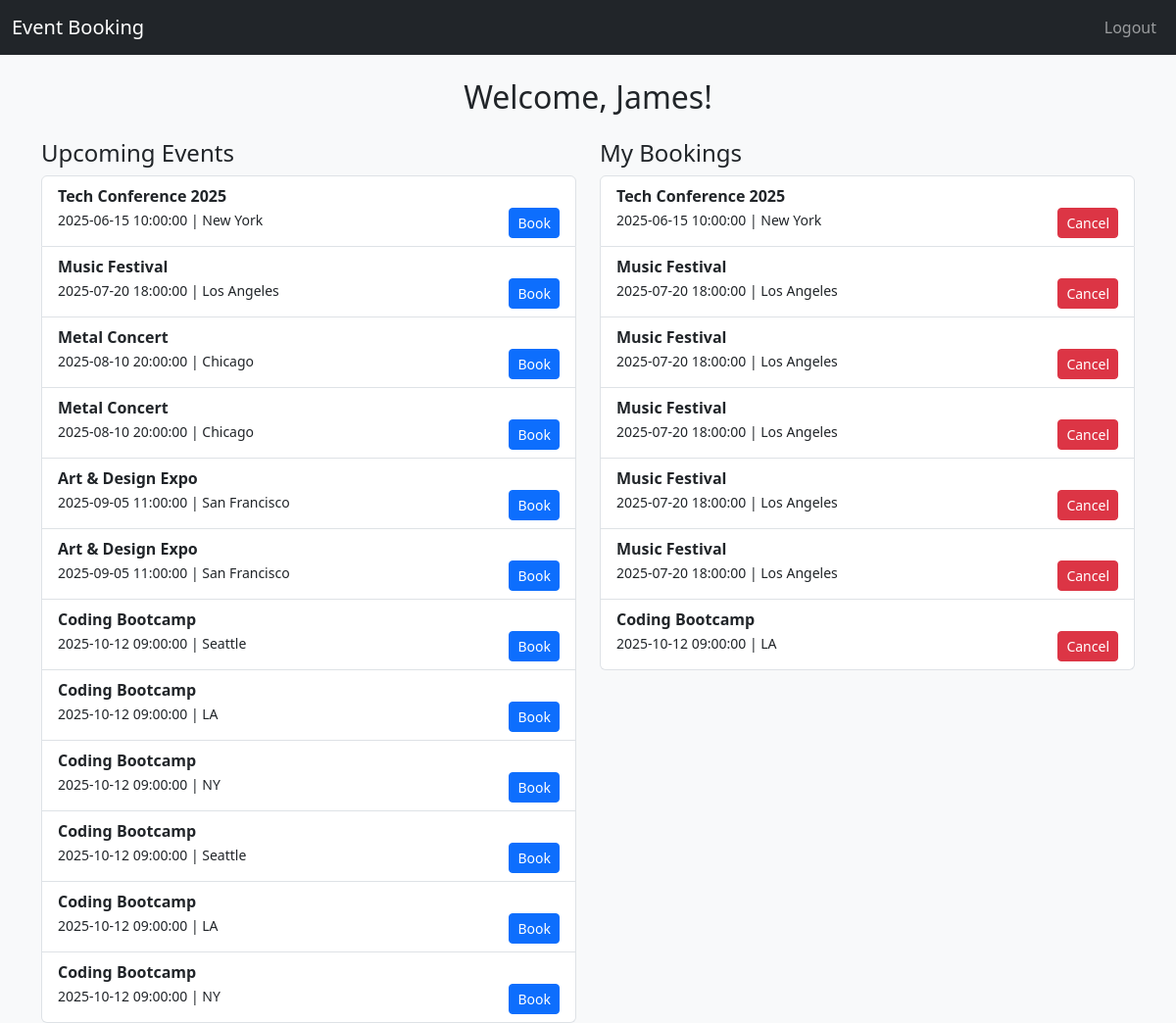
The app's page /dashboard.php (signed in) with its own data.
### tables this page shows
CREATE TABLE `events` (
  `id` int(11) NOT NULL,
  `title` varchar(255) NOT NULL,
  `description` text NOT NULL,
  `event_date` datetime NOT NULL,
  `location` varchar(255) NOT NULL,
  `total_slots` int(11) NOT NULL,
  `available_slots` int(11) NOT NULL,
  `created_at` timestamp NOT NULL DEFAULT current_timestamp()
);

CREATE TABLE `bookings` (
  `id` int(11) NOT NULL,
  `user_id` int(11) NOT NULL,
  `event_id` int(11) NOT NULL,
  `booking_date` timestamp NOT NULL DEFAULT current_timestamp(),
  `status` enum('confirmed','canceled') DEFAULT 'confirmed'
);

### dashboard.php (the view, shortened to what this page needs)
<?php
include_once 'config.php';
$user_id = $_SESSION['user_id'];
$user_name = $_SESSION['user_name'];
$events = $conn->query("SELECT * FROM events WHERE available_slots > 0 ORDER BY event_date ASC");
$bookings = $conn->query("
    SELECT bookings.id AS booking_id, events.id AS event_id, events.title, events.event_date, events.location
    FROM bookings
    JOIN events ON bookings.event_id = events.id
    WHERE bookings.user_id = $user_id
");
?>
<!DOCTYPE html>
<html lang="en">
<head>
    <link href="https://cdn.jsdelivr.net/npm/bootstrap@5.3.0/dist/css/bootstrap.min.css" rel="stylesheet">
</head>
<body class="bg-light">
<nav class="navbar navbar-expand-lg navbar-dark bg-dark">
    <div class="container-fluid">
        <a class="navbar-brand" href="#">Event Booking</a>
        <div class="collapse navbar-collapse">
            <ul class="navbar-nav ms-auto">
                <li class="nav-item"><a class="nav-link" href="logout.php">Logout</a></li>
            </ul>
        </div>
    </div>
</nav>
<div class="container mt-4">
    <h2 class="text-center">Welcome, <?= htmlspecialchars($user_name) ?>!</h2>
    <div class="row mt-4">
        <div class="col-md-6">
            <h4>Upcoming Events</h4>
            <ul class="list-group">
                <?php while ($event = $events->fetch_assoc()): ?>
                    <li class="list-group-item">
                        <strong><?= htmlspecialchars($event['title']) ?></strong><br>
                        <small><?= $event['event_date'] ?> | <?= htmlspecialchars($event['location']) ?></small>
                        <form method="POST" action="book_event.php" class="d-inline">
                            <button type="submit" name="book_event" class="btn btn-primary btn-sm float-end">Book</button>
                        </form>
                    </li>
                <?php endwhile; ?>
            </ul>
        </div>
        <div class="col-md-6">
            <h4>My Bookings</h4>
            <ul class="list-group">
                <?php while ($booking = $bookings->fetch_assoc()): ?>
                    <li class="list-group-item">
                        <strong><?= htmlspecialchars($booking['title']) ?></strong><br>
                        <small><?= $booking['event_date'] ?> | <?= htmlspecialchars($booking['location']) ?></small>
                        <a href="cancel_booking.php?booking_id=<?= $booking['booking_id'] ?>" class="btn btn-danger btn-sm float-end">Cancel</a>
                    </li>
                <?php endwhile; ?>
            </ul>
        </div>
    </div>
</div>
</body>
</html>

### records on screen
events: title "Tech Conference 2025", event_date "2025-06-15 10:00:00", location "New York"
events: title "Music Festival", event_date "2025-07-20 18:00:00", location "Los Angeles"
events: title "Metal Concert", event_date "2025-08-10 20:00:00", location "Chicago"
events: title "Metal Concert", event_date "2025-08-10 20:00:00", location "Chicago"
events: title "Art & Design Expo", event_date "2025-09-05 11:00:00", location "San Francisco"
events: title "Art & Design Expo", event_date "2025-09-05 11:00:00", location "San Francisco"
events: title "Coding Bootcamp", event_date "2025-10-12 09:00:00", location "Seattle"
events: title "Coding Bootcamp", event_date "2025-10-12 09:00:00", location "LA"
events: title "Coding Bootcamp", event_date "2025-10-12 09:00:00", location "NY"
events: title "Coding Bootcamp", event_date "2025-10-12 09:00:00", location "Seattle"
events: title "Coding Bootcamp", event_date "2025-10-12 09:00:00", location "LA"
events: title "Coding Bootcamp", event_date "2025-10-12 09:00:00", location "NY"
bookings: event.title "Tech Conference 2025", event.event_date "2025-06-15 10:00:00", event.location "New York"
bookings: event.title "Music Festival", event.event_date "2025-07-20 18:00:00", event.location "Los Angeles"
bookings: event.title "Music Festival", event.event_date "2025-07-20 18:00:00", event.location "Los Angeles"
bookings: event.title "Music Festival", event.event_date "2025-07-20 18:00:00", event.location "Los Angeles"
bookings: event.title "Music Festival", event.event_date "2025-07-20 18:00:00", event.location "Los Angeles"
bookings: event.title "Music Festival", event.event_date "2025-07-20 18:00:00", event.location "Los Angeles"
bookings: event.title "Coding Bootcamp", event.event_date "2025-10-12 09:00:00", event.location "LA"

### other values on screen
$user_name "James"
